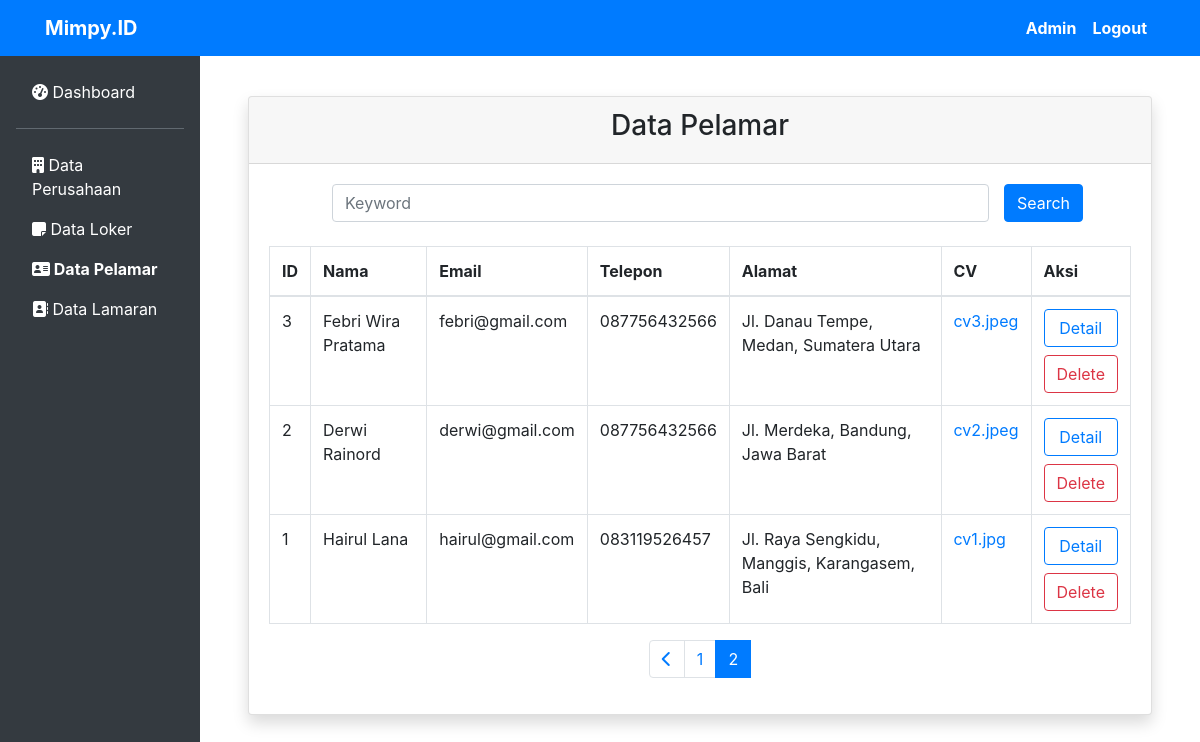
/data-pelamar.php?page=2 (signed in), run on the app's committed database.
### tables this page shows
CREATE TABLE `pelamar` (
  `id` int(11) NOT NULL,
  `nama` varchar(50) NOT NULL,
  `email` varchar(50) NOT NULL,
  `telp` varchar(20) NOT NULL,
  `gender` varchar(10) NOT NULL,
  `alamat` varchar(100) NOT NULL,
  `foto` text NOT NULL,
  `cv` text NOT NULL,
  `password` varchar(255) NOT NULL
);

### data-pelamar.php (the view, shortened to what this page needs)
<?php
require "db.php";
?>
<!DOCTYPE html>
<html lang="en">
<head>
  <?php require "headtags.php" ?>
</head>
<body>
  <?php require "navbar.php" ?>
  <div class="row no-gutters">
      <div class="col-md-2 bg-dark pr-3 pt-4">
          <ul class="nav flex-column ml-3 mb-5">
              <li class="nav-item">
                      <a class="nav-link active text-white" href="dashboard.php">
                          <i class="fas fa-tachometer-alt"></i>
                          Dashboard
                      </a>
                  <hr class="bg-secondary">
              </li>
              <li class="nav-item">
                  <a class="nav-link text-white" href="data-perusahaan.php">
                      <i class="fas fa-building"></i>
                      Data Perusahaan
                  </a>
              </li>
              <li class="nav-item">
                  <a class="nav-link text-white" href="data-loker.php">
                      <i class="fas fa-sticky-note"></i>
                      Data Loker
                  </a>
              </li>
              <li class="nav-item">
                  <a class="nav-link text-white font-weight-bold" href="data-pelamar.php">
                      <i class="fas fa-address-card"></i>
                      Data Pelamar
                  </a>
              </li>
              <li class="nav-item">
                  <a class="nav-link text-white" href="data-lamaran.php">
                      <i class="fas fa-address-book"></i>
                      Data Lamaran
                  </a>
              </li>
          </ul>
      </div>
      <div class="col-md-10 p-5">
              <div class="card shadow mb-4">
                <div class="card-header text-center">
                    <h3 class="">Data Pelamar</h3>
                </div>
              <div class="card-body">
                  <form action="" method="post">
                      <div class="row mx-5 mb-4">
                          <div class="col">
                            <?php if (isset($_POST["keyword"])) : ?>
                              <input class="form-control" name="keyword" type="search" placeholder="Keyword" aria-label="Search" value="<?= $_POST['keyword'] ?>">
                            <?php else : ?>
                              <input class="form-control" name="keyword" type="search" placeholder="Keyword" aria-label="Search">
                            <?php endif; ?>
                          </div>
                          <div>
                              <button class="btn btn-primary" name="cari" type="submit">Search</button>
                          </div>
                      </div>
                  </form>
                  <div class="table-responsive">
                      <table class="table table-bordered" id="dataTable" width="100%" cellspacing="0">
                      <thead>
                          <tr>
                              <th>ID</th>
                              <th>Nama</th>
                              <th>Email</th>
                              <th>Telepon</th>
                              <th>Alamat</th>
                              <th>CV</th>
                              <th>Aksi</th>
                          </tr>
                      </thead>
                      <tbody>
                          <?php
                          $jumlahDataPerHalaman = 3;
                          $jumlahData = mysqli_num_rows(mysqli_query($db,"SELECT * FROM pelamar"));
                          $jumlahHalaman = ceil($jumlahData / $jumlahDataPerHalaman);
                          if ( isset($_GET["page"])){
                              $halamanAktif = $_GET["page"];
                          }else{
                              $halamanAktif = 1;
                          }
                          $awalData = ( $jumlahDataPerHalaman * $halamanAktif ) - $jumlahDataPerHalaman;
                          $pelamar = mysqli_query($db,"SELECT * FROM pelamar order by id desc LIMIT $awalData, $jumlahDataPerHalaman");
                          ?>
                          <?php foreach ($pelamar as $data) : ?>
                              <tr>
                                  <td><?= $data["id"] ?></td>
                                  <td><?= $data["nama"] ?></td>
                                  <td><?= $data["email"] ?></td>
                                  <td><?= $data["telp"] ?></td>
                                  <td><?= $data["alamat"] ?></td>
                                  <td><a href="assets/cv/<?= $data['cv'] ?>"><?= $data['cv'] ?></a></td>
                                  <td>
                                      <a href="pelamar.php?id=<?= $data['id'] ?>" class="btn btn-outline-primary btn-block">Detail</a>
                                      <a href="hapus-pelamar.php?id=<?= $data['id'] ?>" onclick="return confirm('Apakah Anda Yakin Ingin Menghapus Data Pelamar ?')" class="btn btn-outline-danger btn-block">Delete</a>
                                  </td>
                              </tr>
                          <?php
                              endforeach;
                          ?>
                      </tbody>
                      </table>
                  </div>
                  <?php if (!isset($_POST["cari"])) : ?>
                    <div class="row">
                        <div class="col">
                            <nav aria-label="...">
                                <ul class="pagination justify-content-center">
                                    <li class="page-item">
                                        <?php if( $halamanAktif > 1 ) : ?>
                                            <a class="page-link" href="?page=<?= $halamanAktif - 1; ?>"><i class="fa fa-chevron-left"></i></a>
                                        <?php endif; ?>
                                    </li>
                                    <?php for( $i = 1; $i <= $jumlahHalaman; $i++ ) : ?>
                                        <?php if( $i == $halamanAktif ) : ?>
                                            <li class="page-item active">
                                                <a class="page-link" href="?page=<?= $i; ?>"><?= $i; ?></a>
                                            </li>
                                        <?php else : ?>
                                            <li class="page-item">
                                                <a class="page-link" href="?page=<?= $i; ?>"><?= $i; ?></a>
                                            </li>
                                        <?php endif; ?>
                                    <?php endfor; ?>
                                </ul>
                            </nav>
                        </div>
                    </div>
                  <?php endif; ?>
              </div>
          </div>
      </div>
  </div>
</body>
</html>

### data on the page
pelamar: id "3", nama "Febri Wira Pratama", email "febri@gmail.com", telp "087756432566", alamat "Jl. Danau Tempe, Medan, Sumatera Utara", cv "cv3.jpeg"
pelamar: id "2", nama "Derwi Rainord", email "derwi@gmail.com", telp "087756432566", alamat "Jl. Merdeka, Bandung, Jawa Barat", cv "cv2.jpeg"
pelamar: id "1", nama "Hairul Lana", email "hairul@gmail.com", telp "083119526457", alamat "Jl. Raya Sengkidu, Manggis, Karangasem, Bali", cv "cv1.jpg"
